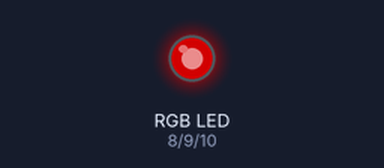
This sketch was run on a simulated Arduino Uno, built with avr-gcc and run on an emulated ATmega328P. Shown: an RGB LED mixed from three pins (HIGH = lit). Dim RGB values are drawn brighter than linear; what the sketch prints to the serial monitor is not drawn.

Above: at 0.41 s.
Timing chart, 0 to 40.0 s (numbered marks = the images above):
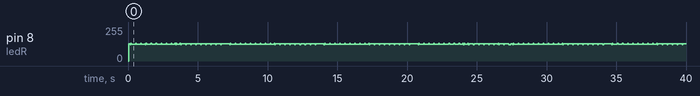

The sketch:

test_tx.ino
```cpp
/*
  test_tx.ino: VLC transmitter
  Course: CESE4110 Visible Light Communication & Sensing
*/

const int ledR = 8;  // GPIO for controlling R channel (Red)
const int ledG = 9;  // GPIO for controlling G channel (Green)
const int ledB = 10; // GPIO for controlling B channel (Blue)

int sequence[] = {0, 0, 1, 0, 1, 0, 1, 1};  // Example binary sequence
int sequenceLength = sizeof(sequence) / sizeof(sequence[0]);  // Calculate the length of the sequence

float Freq = 1000;  // Transmission frequency in Hz (1000 Hz = 1 ms per bit)
float del;

/*
 * Setup configurations
 */
void setup() {
  Serial.begin(115200);  // Set baud rate for serial communication

  // Set LED pins as output
  pinMode(ledR, OUTPUT);
  pinMode(ledG, OUTPUT);
  pinMode(ledB, OUTPUT);

  // Initialize all LEDs to OFF state
  digitalWrite(ledR, LOW);
  digitalWrite(ledG, LOW);
  digitalWrite(ledB, LOW);
}

/*
 * The main function to transmit the sequence
 */
void loop() {
  // Iterate through the binary sequence and transmit each bit
  for (int i = 0; i < sequenceLength; i++) {
    if (sequence[i] == 1) {
      digitalWrite(ledR, HIGH);  // Turn ON Red LED to represent '1'
    } else {
      digitalWrite(ledR, LOW);   // Turn OFF Red LED to represent '0'
    }

    // Print the current bit to the Serial Monitor
    Serial.println(sequence[i]);

    // Calculate delay based on the transmission frequency
    del = 1000.0 / Freq;  // Time period for each bit in milliseconds
    delay(del);           // Wait for the calculated time in milliseconds
  }

  // Optional: Add a pause before repeating the sequence
  // delay(1000);  // Wait 1 second before repeating the message
}
```
